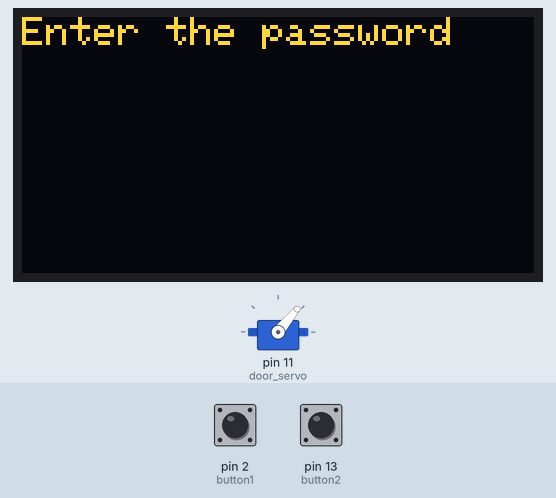
Simulated run of this sketch. Board: Arduino Uno, built with avr-gcc and run on an emulated ATmega328P. Shown: servo, 128×64 one-colour display. Wiring (inferred from the names in the program): servo: signal pin 11. The test bench sets the inputs (shaded band); at power-on: pin 13 (button2) HIGH, pin 2 (button1) HIGH. The OLED is the two-colour kind (top 16 rows yellow); servo pulses on a pin are drawn as a servo (544–2400 µs = 0–180°); what the sketch prints to the serial monitor is not drawn.

Above: at 2.9 s.
3.0 s: pin 13 (button2) pulled LOW for 0.15 s
At 4.5 s:
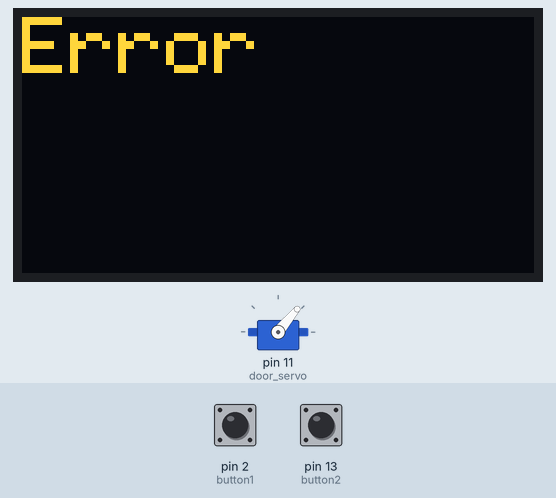
6.1 s: pin 2 (button1) pulled LOW for 1 s
At 8.1 s:
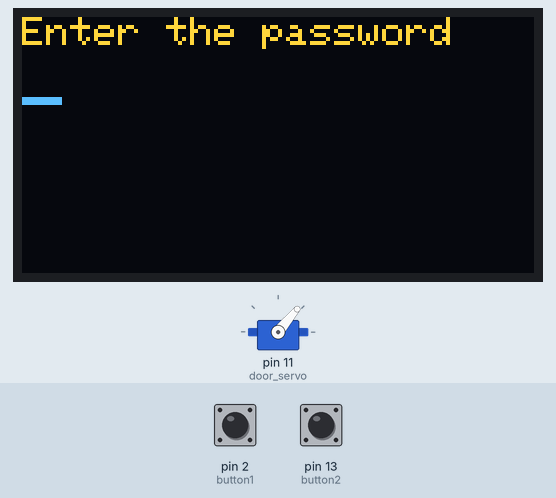
8.6 s: pin 2 (button1) pulled LOW for 3.2 s
At 12.9 s:
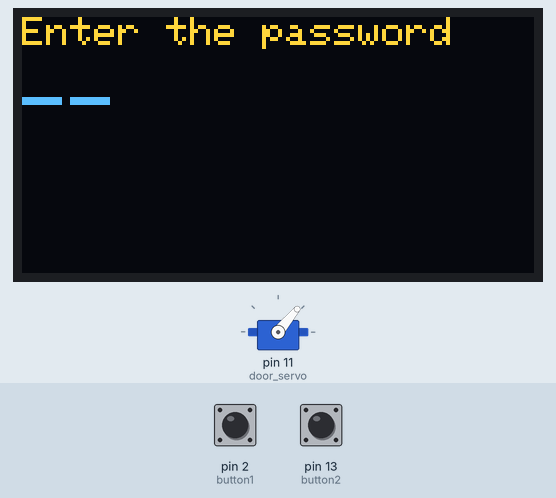
13.3 s: pin 13 (button2) pulled LOW for 1 s
At 15.1 s:
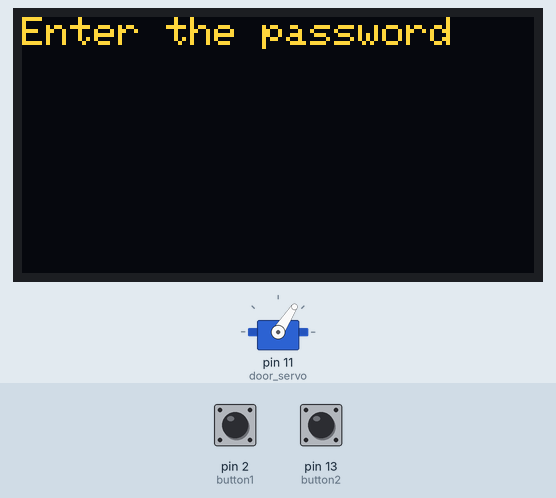
16.1 s: pin 2 (button1) pulled LOW for 1 s
At 18.1 s:
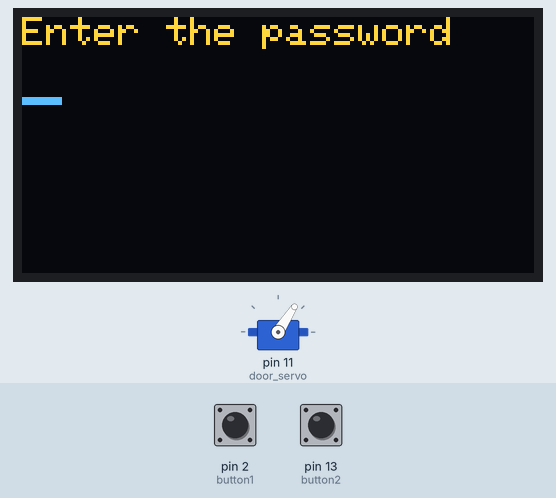
18.6 s: pin 13 (button2) pulled LOW for 0.15 s
At 21.7 s:
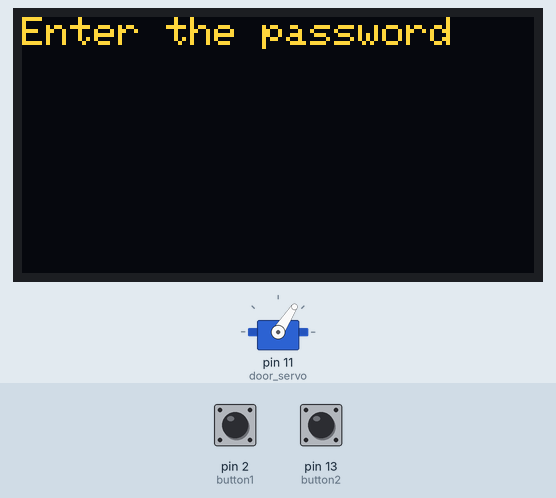
Timing chart, 0 to 22.7 s (numbered marks = the images above; inputs shaded):
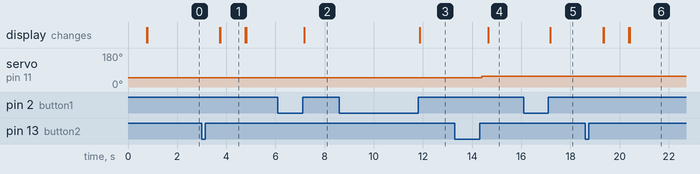

Measured:
- after the input at 3.0 s, the display: first changes after 0.73 s (image 1 shows a later state)
- after the input at 6.1 s, the display: changes after 1.1 s (image 2)
- after the input at 8.6 s, the display: changes after 3.3 s (image 3)
- after the input at 13.3 s, servo on pin 11 (door_servo): 50° → 57° after 1.1 s; the display: changes after 1.3 s (image 4)
- after the input at 16.1 s, the display: changes after 1.1 s (image 5)
- after the input at 18.6 s, the display: first changes after 0.73 s (image 6 shows a later state)
- what the display in image 1 shows lasts 1.0 s, from 3.8 s to 4.8 s

The sketch:

12_2_Morse_code.ino
```cpp
#include <Wire.h>

#include <Adafruit_GFX.h>
#include <Adafruit_SSD1306.h>

#define SCREEN_WIDTH 128 // OLED display width, in pixels
#define SCREEN_HEIGHT 64 // OLED display height, in pixels
#define OLED_RESET     4 // Reset pin # (or -1 if sharing Arduino reset pin)
#define SCREEN_ADDRESS 0x3C ///< See datasheet for Address; 0x3D for 128x64, 0x3C for 128x32
Adafruit_SSD1306 display(SCREEN_WIDTH, SCREEN_HEIGHT, &Wire, OLED_RESET);

#define NUMFLAKES     10 // Number of snowflakes in the animation example

#include "OneButton.h"
// Setup a new OneButton on pin 2
OneButton button1(2, true);
// Setup a new OneButton on pin 13
OneButton button2(13, true);

int count1;
int count2;
String passward = ".._.";  //password
String E_passward = "";  //Store the entered password

#define door_servo 11  //door serve PIN
int pulsewidth = 0; //Variable, used to calculate the steering gear pulse value

void setup() {
  Serial.begin(9600);
  pinMode(door_servo, OUTPUT);
  procedure(door_servo, 50); //close the door
  delay(500);
  // SSD1306_SWITCHCAPVCC = generate display voltage from 3.3V internally
  if(!display.begin(SSD1306_SWITCHCAPVCC, SCREEN_ADDRESS)) {
    Serial.println(F("SSD1306 allocation failed"));
    for(;;); // Don't proceed, loop forever
  }

  // Clear the buffer
  display.clearDisplay();
  display.display();
  display.setTextSize(1);             // Normal 1:1 pixel scale
  display.setTextColor(SSD1306_WHITE);        // Draw white text
  display.setCursor(0,0);             // Start at top-left corner
  display.println(F("Enter the password"));
  display.display();
  delay(1000);

  // link the button 1 functions.
  button1.attachClick(click1);
  button1.attachDoubleClick(doubleclick1);
  button1.attachLongPressStart(longPressStart1);
  button1.attachLongPressStop(longPressStop1);
  button1.attachDuringLongPress(longPress1);

  // link the button 2 functions.
  button2.attachClick(click2);
  button2.attachDoubleClick(doubleclick2);
  button2.attachLongPressStart(longPressStart2);
  button2.attachLongPressStop(longPressStop2);
  button2.attachDuringLongPress(longPress2);

  display.setTextColor(SSD1306_WHITE);        // Draw white text
  display.setCursor(0,10);             // Start at top-left corner
}

void loop() {
  // keep watching the push buttons:
  button1.tick();
  button2.tick();
}

// ----- button 1 callback functions

// This function will be called when the button1 was pressed 1 time (and no 2. button press followed).
void click1() {
  Serial.print(".");
  E_passward = E_passward + ".";  //input .
  display.setTextSize(2);             // Normal 1:2 pixel scale
  display.print(F("."));
  display.display();
} // click1


// This function will be called when the button1 was pressed 2 times in a short timeframe.
void doubleclick1() {
  Serial.println("Button 1 doubleclick.");
} // doubleclick1


// This function will be called once, when the button1 is pressed for a long time.
void longPressStart1() {
  //Serial.println("Button 1 longPress start");
} // longPressStart1


// This function will be called often, while the button1 is pressed for a long time.
void longPress1() {
  //Serial.println("Button 1 longPress...");
} // longPress1


// This function will be called once, when the button1 is released after beeing pressed for a long time.
void longPressStop1() {
  Serial.print("_");
  E_passward = E_passward + "_";  //input _
  display.setTextSize(2);             // Normal 1:2 pixel scale
  display.print(F("_"));
  display.display();
} // longPressStop1


// ... and the same for button 2:

void click2() {
  Serial.println("Determine the password");
  Serial.println(E_passward);
  //door_servo.write(120);
  delay(100);
  if(E_passward == passward)
  {
    procedure(door_servo, 140); //open the door
    delay(500);
    display.clearDisplay();
    display.display();
    display.setTextSize(2);             // Normal 1:1 pixel scale
    display.setTextColor(SSD1306_WHITE);        // Draw white text
    display.setCursor(0,0);             // Start at top-left corner
    display.println(F("successful"));
    display.setTextSize(1);             // Normal 1:1 pixel scale
    display.println(F("Long press button 2 to close the door"));
    display.display();
  }
  else
  {
    Serial.println("Wrong password. Please re-enter it");
    display.clearDisplay();
    display.display();
    display.setTextSize(2);             // Normal 1:1 pixel scale
    display.setTextColor(SSD1306_WHITE);        // Draw white text
    display.setCursor(0,0);             // Start at top-left corner
    display.println(F("Error"));
    display.display();
    delay(1000);

    display.clearDisplay();
    display.display();
    display.setTextSize(1);             // Normal 1:1 pixel scale
    display.setTextColor(SSD1306_WHITE);        // Draw white text
    display.setCursor(0,0);             // Start at top-left corner
    display.println(F("Enter the password"));
    display.display();
  }
  E_passward = ""; //Clear the entered password
} // click2


void doubleclick2() {
  Serial.println("Button 2 doubleclick.");
} // doubleclick2


void longPressStart2() {
  Serial.println("Button 2 longPress start");
} // longPressStart2


void longPress2() {
  Serial.println("Button 2 longPress...");
} // longPress2

void longPressStop2() {
  Serial.println("close the door");
  procedure(door_servo, 56); //close the door
  E_passward = ""; //Clear the entered password
  display.clearDisplay();
  display.display();
  display.setTextSize(1);             // Normal 1:1 pixel scale
  display.setTextColor(SSD1306_WHITE);        // Draw white text
  display.setCursor(0,0);             // Start at top-left corner
  display.println(F("Enter the password"));
  display.display();
} // longPressStop2

//The function of controlling the steering gear Angle according to the steering gear principle
void procedure(int serPin, int myangle)
{
  int i = 0;
  while(i<10)
  {
    pulsewidth = myangle * 11 + 500;
    digitalWrite(serPin,HIGH);
    delayMicroseconds(pulsewidth);
    digitalWrite(serPin,LOW);
    delay((20 - pulsewidth / 1000));
    i++;
  }
}
```
